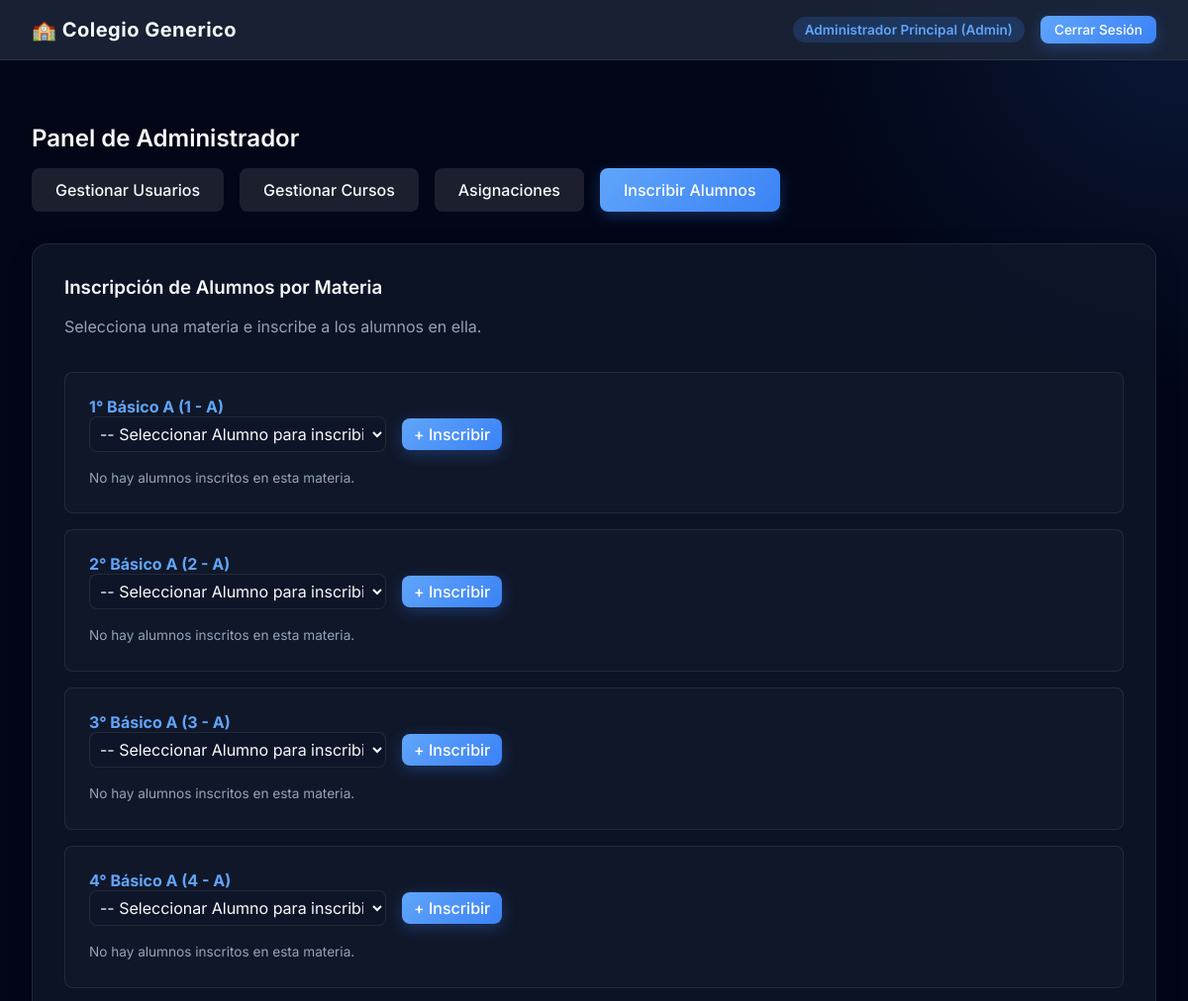
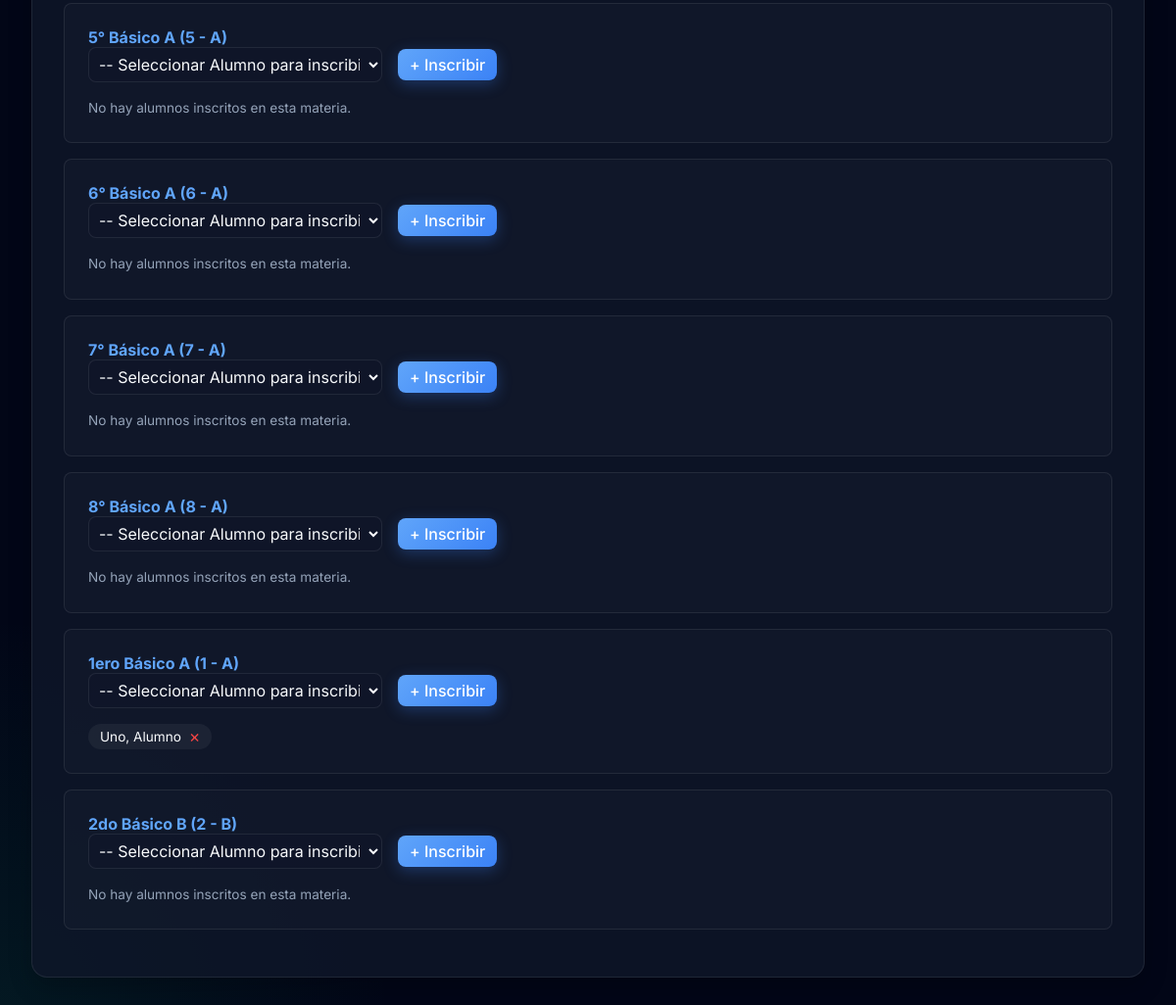
The page /index.php?action=dashboard&tab=enrollments (signed in) on the database its author committed (2 pictures, top to bottom).
### tables this page shows
CREATE TABLE courses (
    id INTEGER PRIMARY KEY AUTOINCREMENT,
    nombre TEXT NOT NULL,
    anio TEXT NOT NULL,
    division TEXT NOT NULL
);

CREATE TABLE users (
    id INTEGER PRIMARY KEY AUTOINCREMENT,
    username TEXT NOT NULL UNIQUE,
    password_hash TEXT NOT NULL,
    role TEXT NOT NULL CHECK(role IN ('admin', 'profesor', 'alumno')),
    nombre TEXT NOT NULL,
    apellido TEXT NOT NULL
);

### controllers/AdminController.php (called while the page is built, shortened)
<?php
require_once 'models/Course.php';
class AdminController {
    public function dashboard() {
        $database = new Database();
        $db = $database->getConnection();
        $courseModel = new Course($db);
        $tab = $_GET['tab'] ?? 'users';
        $coursesStmt = $courseModel->getAllCourses();
        $courses = $coursesStmt->fetchAll(PDO::FETCH_ASSOC);
        $enrollmentData = [];
        if ($tab === 'enrollments') {
            foreach($courses as $c) {
                $st = $courseModel->getStudentsByCourse($c['id'])->fetchAll(PDO::FETCH_ASSOC);
                $enrollmentData[] = ['course' => $c, 'students' => $st];
            }
        }
        require_once 'views/admin/dashboard.php';
    }
}
?>

### models/Course.php (called while the page is built, shortened)
<?php
class Course {
    private $conn;
    public function __construct($db) {
        $this->conn = $db;
    }
    public function getAllCourses() {
        $query = "SELECT * FROM courses";
        $stmt = $this->conn->prepare($query);
        $stmt->execute();
        return $stmt;
    }
    public function getStudentsByCourse($course_id) {
        $query = "SELECT u.id, u.nombre, u.apellido
                  FROM users u
                  JOIN students s ON u.id = s.user_id
                  WHERE s.course_id = :course_id
                  ORDER BY u.apellido ASC, u.nombre ASC";
        $stmt = $this->conn->prepare($query);
        $stmt->bindParam(':course_id', $course_id);
        $stmt->execute();
        return $stmt;
    }
}
?>

### views/admin/dashboard.php (the view, shortened to what this page needs)
<?php require_once 'views/layouts/header.php'; ?>
<div class="fade-in" style="margin-top: 2rem;">
    <h2>Panel de Administrador</h2>
    <div style="margin-bottom: 2rem; display: flex; gap: 1rem; align-items: center; width: 100%;">
        <a href="index.php?action=dashboard&tab=users" class="btn <?= $tab==='users'?'btn-primary':'' ?>" style="background: <?= $tab==='users'?'':'rgba(255,255,255,0.1)' ?>">Gestionar Usuarios</a>
        <a href="index.php?action=dashboard&tab=courses" class="btn <?= $tab==='courses'?'btn-primary':'' ?>" style="background: <?= $tab==='courses'?'':'rgba(255,255,255,0.1)' ?>">Gestionar Cursos</a>
        <a href="index.php?action=dashboard&tab=assignments" class="btn <?= $tab==='assignments'?'btn-primary':'' ?>" style="background: <?= $tab==='assignments'?'':'rgba(255,255,255,0.1)' ?>">Asignaciones</a>
        <a href="index.php?action=dashboard&tab=enrollments" class="btn <?= $tab==='enrollments'?'btn-primary':'' ?>" style="background: <?= $tab==='enrollments'?'':'rgba(255,255,255,0.1)' ?>">Inscribir Alumnos</a>
    </div>
    <?php if($tab === 'users'): ?>
    <div class="card">
        <div style="display: flex; justify-content: space-between; align-items: center; margin-bottom: 1rem; flex-wrap: wrap; gap: 10px;">
            <h3 style="margin: 0;">Usuarios del Sistema</h3>
            <input type="text" id="userFilter" onkeyup="filterUsers()" class="form-control" placeholder="Buscar usuario..." style="max-width: 300px;">
        </div>
        <div class="table-wrapper">
            <table id="userTable">
                <thead>
                    <tr><th>Usuario</th><th>Rol</th><th>Nombre</th><th>Acción</th></tr>
                </thead>
                <tbody>
                    <?php foreach($users as $u): ?>
                    <tr>
                        <td><?= htmlspecialchars($u['username']) ?></td>
                        <td><?= htmlspecialchars($u['role']) ?></td>
                        <td><?= htmlspecialchars($u['apellido'].', '.$u['nombre']) ?></td>
                        <td>
                            <?php if($u['id'] !== $_SESSION['user_id']): ?>
                            <button type="button" class="btn" style="background:rgba(239, 68, 68, 0.2); color:var(--danger); padding:4px 8px;" onclick="confirmUserDelete(<?= $u['id'] ?>)">Borrar</button>
                            <?php endif; ?>
                        </td>
                    </tr>
                    <?php endforeach; ?>
                </tbody>
            </table>
        </div>
    </div>
    <div id="userModal" style="display:none; position:fixed; top:0; left:0; width:100%; height:100%; background:rgba(15, 23, 42, 0.9); z-index:9999; align-items:center; justify-content:center;">
        <div class="card" style="width:90%; max-width:440px; position:relative; background: var(--bg-secondary); border: 1px solid var(--accent-primary); box-shadow: 0 20px 50px rgba(0,0,0,0.5); backdrop-filter: none; -webkit-backdrop-filter: none;">
            <button onclick="closeUserModal()" style="position:absolute; top:20px; right:20px; background:transparent; border:none; font-size:28px; color:var(--text-secondary); cursor:pointer; line-height:1;">&times;</button>
            <h3 style="margin-top:0; margin-bottom:1.5rem; color: var(--accent-primary);">Nuevo Usuario</h3>
            <form method="POST" action="index.php?action=dashboard&tab=users">
                <input type="hidden" name="admin_action" value="create_user">
                <div class="form-group">
                    <input class="form-control" type="text" name="username" placeholder="Usuario" required>
                </div>
                <div class="form-group">
                    <input class="form-control" type="password" name="password" placeholder="Contraseña" required>
                </div>
                <div class="form-group">
                    <select class="form-control" name="role" required>
                        <option value="alumno">Alumno</option>
                        <option value="profesor">Profesor</option>
                        <option value="admin">Administrador</option>
                    </select>
                </div>
                <div class="form-group">
                    <input class="form-control" type="text" name="nombre" placeholder="Nombre" required>
                </div>
                <div class="form-group">
                    <input class="form-control" type="text" name="apellido" placeholder="Apellido" required>
                </div>
                <button type="submit" class="btn btn-primary" style="width:100%; margin-top: 1rem;">Guardar Usuario</button>
            </form>
        </div>
    </div>
    <div id="deleteConfirmModal" style="display:none; position:fixed; top:0; left:0; width:100%; height:100%; background:rgba(15, 23, 42, 0.9); z-index:9999; align-items:center; justify-content:center;">
        <div class="card" style="width: 100%; max-width: 400px; padding: 2rem;">
            <h3 style="margin-top:0; color:var(--danger);">Confirmar Eliminación</h3>
            <p style="font-size: 1.1rem; margin-top: 1rem;">¿Estás seguro que quieres borrar este usuario?</p>
            <p style="font-size: 0.85rem; color: var(--text-secondary); margin-bottom: 2rem;">Esta acción no se puede deshacer.</p>
            <div style="display:flex; justify-content:flex-end; gap:1rem;">
                <button type="button" class="btn" onclick="document.getElementById('deleteConfirmModal').style.display='none'">Cancelar</button>
                <form method="POST" action="index.php?action=dashboard&tab=users" style="margin:0;">
                    <input type="hidden" name="admin_action" value="delete_user">
                    <input type="hidden" id="deleteUserIdInput" name="user_id" value="">
                    <button type="submit" class="btn btn-primary" style="background:var(--danger);">Borrar Permanentemente</button>
                </form>
            </div>
        </div>
    </div>
        <script>
            function openUserModal() {
                document.getElementById('userModal').style.display = 'flex';
            }
            function closeUserModal() {
                document.getElementById('userModal').style.display = 'none';
            }
            function confirmUserDelete(id) {
                document.getElementById('deleteUserIdInput').value = id;
                document.getElementById('deleteConfirmModal').style.display = 'flex';
                // Move modal to body to prevent stacking context issues
                document.body.appendChild(document.getElementById('deleteConfirmModal'));
            }
            // Move modal to body on load to avoid backdrop issues
            document.addEventListener("DOMContentLoaded", () => {
                document.body.appendChild(document.getElementById('userModal'));
            });
            // Cerrar modal al hacer clic fuera
            document.getElementById('userModal').addEventListener('click', function(e) {
                if (e.target === this) closeUserModal();
            });
            function filterUsers() {
                let input = document.getElementById("userFilter");
                let filter = input.value.toLowerCase();
                let table = document.getElementById("userTable");
                let tr = table.getElementsByTagName("tr");
                for (let i = 1; i < tr.length; i++) {
                    let tdUsuario = tr[i].getElementsByTagName("td")[0];
                    let tdRol = tr[i].getElementsByTagName("td")[1];
                    let tdNombre = tr[i].getElementsByTagName("td")[2];
                    if (tdUsuario && tdRol && tdNombre) {
                        let txtValue = tdUsuario.textContent + " " + tdRol.textContent + " " + tdNombre.textContent;
                        tr[i].style.display = txtValue.toLowerCase().indexOf(filter) > -1 ? "" : "none";
                    }
                }
            }
        </script>
    <?php elseif($tab === 'enrollments'): ?>
    <div class="card">
        <h3 style="margin-top: 0; margin-bottom: 1rem;">Inscripción de Alumnos por Materia</h3>
        <p style="color:var(--text-secondary); margin-bottom: 2rem;">Selecciona una materia e inscribe a los alumnos en ella.</p>
        <?php foreach($enrollmentData as $edata): $c = $edata['course']; $st = $edata['students']; ?>
        <div style="background:rgba(255,255,255,0.02); border:1px solid var(--border-color); border-radius:8px; padding:1.5rem; margin-bottom:1rem;">
            <h4 style="margin-top:0; color:var(--accent-primary);"><?= htmlspecialchars($c['nombre'].' ('.$c['anio'].' - '.$c['division'].')') ?></h4>
            <form method="POST" action="index.php?action=dashboard&tab=enrollments" style="display:flex; gap:1rem; align-items:center; margin-bottom:1rem;">
                <select name="student_id" class="form-control" style="width:300px; padding:6px;" required>
                    <option value="">-- Seleccionar Alumno para inscribir --</option>
                </select>
                <button type="submit" class="btn btn-primary" style="padding:6px 12px;">+ Inscribir</button>
            </form>
            <?php if(empty($st)): ?>
                <p style="font-size:0.85rem; color:var(--text-secondary); margin:0;">No hay alumnos inscritos en esta materia.</p>
            <?php else: ?>
                <div style="display:flex; flex-wrap:wrap; gap:0.5rem;">
                <?php foreach($st as $s): ?>
                    <div style="background:rgba(255,255,255,0.05); border-radius:16px; padding:4px 12px; display:flex; align-items:center; gap:0.5rem; font-size:0.85rem;">
                        <span><?= htmlspecialchars($s['apellido'].', '.$s['nombre']) ?></span>
                        <form method="POST" action="index.php?action=dashboard&tab=enrollments" style="margin:0;">
                            <button type="submit" style="background:none; border:none; color:var(--danger); cursor:pointer; font-size:1.1rem; padding:0; line-height:1;" title="Quitar alumno">&times;</button>
                        </form>
                    </div>
                <?php endforeach; ?>
                </div>
            <?php endif; ?>
        </div>
        <?php endforeach; ?>
    </div>
    <?php endif; ?>
</div>
<?php require_once 'views/layouts/footer.php'; ?>

### public/css/style.css (style rules this page uses)
:root { --bg-primary: #020617; --bg-secondary: #0f172a; --bg-card: rgba(15, 23, 42, 0.8); --text-primary: #f8fafc; --text-secondary: #94a3b8; --accent-primary: #60a5fa; --accent-hover: #3b82f6; --success: #10b981; --warning: #f59e0b; --danger: #ef4444; --border-color: rgba(255,255,255,0.08); --blur: blur(16px); }
* { box-sizing: border-box; margin: 0; padding: 0; font-family: 'Inter', -apple-system, BlinkMacSystemFont, "Segoe UI", Roboto, Helvetica, Arial, sans-serif; }
body { background-color: var(--bg-primary); color: var(--text-primary); min-height: 100vh; display: flex; flex-direction: column; background-image: radial-gradient(circle at top right, rgba(59, 130, 246, 0.15), transparent 400px), radial-gradient(circle at bottom left, rgba(16, 185, 129, 0.1), transparent 400px); background-attachment: fixed; }
.fade-in { animation: fadeInScale 0.6s cubic-bezier(0.16, 1, 0.3, 1) forwards; }
.card { background: var(--bg-card); backdrop-filter: var(--blur); -webkit-backdrop-filter: var(--blur); border: 1px solid var(--border-color); border-radius: 16px; padding: 2rem; box-shadow: 0 10px 25px rgba(0, 0, 0, 0.2); transition: transform 0.3s ease, box-shadow 0.3s ease; }
h1, h2, h3 { color: var(--text-primary); margin-bottom: 1rem; font-weight: 600; }
p { color: var(--text-secondary); margin-bottom: 1rem; line-height: 1.6; }
.form-control { width: 100%; padding: 12px 16px; background-color: rgba(15, 23, 42, 0.6); border: 1px solid var(--border-color); border-radius: 8px; color: var(--text-primary); font-size: 1rem; transition: border-color 0.3s ease, box-shadow 0.3s ease; outline: none; }
.btn { display: inline-flex; align-items: center; justify-content: center; padding: 12px 24px; border-radius: 8px; font-size: 1rem; font-weight: 500; cursor: pointer; border: none; transition: all 0.3s ease; text-decoration: none; color: var(--text-primary); }
.btn-primary { background: linear-gradient(135deg, var(--accent-primary) 0%, var(--accent-hover) 100%); color: white; box-shadow: 0 4px 15px rgba(59, 130, 246, 0.3); }

### rows shown on the page
courses: nombre+anio+division "1° Básico A (1 - A)", shows "No hay alumnos inscritos en esta materia."
courses: nombre+anio+division "2° Básico A (2 - A)", shows "No hay alumnos inscritos en esta materia."
courses: nombre+anio+division "3° Básico A (3 - A)", shows "No hay alumnos inscritos en esta materia."
courses: nombre+anio+division "4° Básico A (4 - A)", shows "No hay alumnos inscritos en esta materia."
courses: nombre+anio+division "5° Básico A (5 - A)", shows "No hay alumnos inscritos en esta materia."
courses: nombre+anio+division "6° Básico A (6 - A)", shows "No hay alumnos inscritos en esta materia."
courses: nombre+anio+division "7° Básico A (7 - A)", shows "No hay alumnos inscritos en esta materia."
courses: nombre+anio+division "8° Básico A (8 - A)", shows "No hay alumnos inscritos en esta materia."
courses: nombre+anio+division "1ero Básico A (1 - A)"
users: apellido+nombre "Uno, Alumno"
courses: nombre+anio+division "2do Básico B (2 - B)", shows "No hay alumnos inscritos en esta materia."

### other values the page prints
$_SESSION['user_name'] "Administrador Principal"
$_SESSION['user_role'] "Admin"
